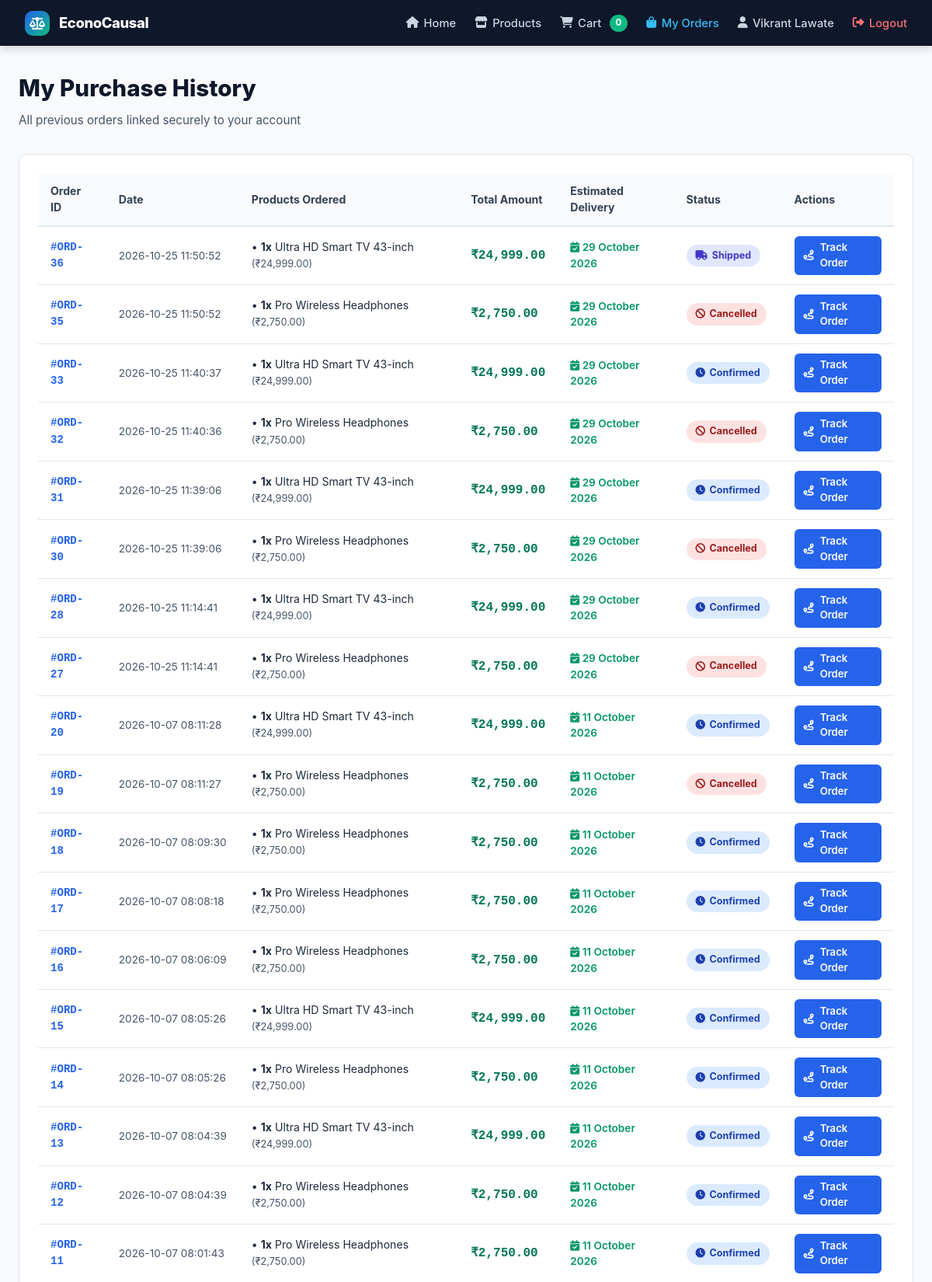
Page /customer/orders (signed in, upper part) on the committed database.
### tables this page shows
CREATE TABLE orders (
            id INTEGER PRIMARY KEY AUTOINCREMENT,
            user_id INTEGER NOT NULL,
            order_date TEXT NOT NULL,
            customer_name TEXT NOT NULL,
            customer_email TEXT NOT NULL,
            delivery_address TEXT NOT NULL,
            phone TEXT NOT NULL,
            total_amount REAL NOT NULL,
            status TEXT NOT NULL DEFAULT 'Pending',
            payment_method TEXT DEFAULT 'Cash on Delivery', estimated_delivery TEXT DEFAULT '', created_at TEXT DEFAULT '', updated_at TEXT DEFAULT '',
            FOREIGN KEY (user_id) REFERENCES users (id)
        );

CREATE TABLE order_items (
            id INTEGER PRIMARY KEY AUTOINCREMENT,
            order_id INTEGER NOT NULL,
            product_id TEXT NOT NULL,
            product_name TEXT NOT NULL,
            price REAL NOT NULL,
            quantity INTEGER NOT NULL,
            subtotal REAL NOT NULL,
            FOREIGN KEY (order_id) REFERENCES orders (id)
        );

### app.py (the view)
@app.route("/customer/orders")
@customer_required
def customer_orders():
    user_id = session.get("user_id")
    orders = get_user_orders(user_id)
    return render_template("customer_orders.html", orders=orders)

### app.py (called while the page is built)
def customer_required(f):
    @wraps(f)
    def decorated_function(*args, **kwargs):
        if "user_id" not in session:
            flash("Please sign in to proceed with your shopping.", "info")
            return redirect(url_for("login", next=request.path))
        if session.get("role") == "admin":
            return f(*args, **kwargs)
        return f(*args, **kwargs)
    return decorated_function

@app.context_processor
def inject_global_context():
    user_id = session.get("user_id")
    cart_count = 0
    if user_id:
        try:
            cart_count = get_cart_count(user_id)
        except Exception:
            cart_count = 0
    return {
        "current_user": {
            "id": user_id,
            "name": session.get("name"),
            "email": session.get("email"),
            "role": session.get("role"),
        } if user_id else None,
        "cart_count": cart_count,
    }

### database/database.py (called while the page is built)
def get_db_connection() -> sqlite3.Connection:
    conn = sqlite3.connect(DB_PATH)
    conn.row_factory = sqlite3.Row
    return conn

def get_cart_count(user_id: int) -> int:
    conn = get_db_connection()
    cursor = conn.cursor()
    cursor.execute("SELECT COALESCE(SUM(quantity), 0) as cnt FROM cart WHERE user_id = ?", (user_id,))
    count = cursor.fetchone()["cnt"]
    conn.close()
    return int(count)

def get_user_orders(user_id: int) -> List[Dict[str, Any]]:
    conn = get_db_connection()
    cursor = conn.cursor()
    cursor.execute("""
        SELECT * FROM orders WHERE user_id = ? ORDER BY id DESC
    """, (user_id,))
    orders = [dict(row) for row in cursor.fetchall()]
    for order in orders:
        cursor.execute("SELECT * FROM order_items WHERE order_id = ?", (order["id"],))
        order["items"] = [dict(item) for item in cursor.fetchall()]
        order["item_count"] = sum(i["quantity"] for i in order["items"])
    conn.close()
    return orders

### templates/customer_orders.html (shortened to what this page needs)
<!DOCTYPE html>
<html lang="en">
<head>
    <link rel="stylesheet" href="/static/css/style.css">
    <link rel="stylesheet" href="https://cdnjs.cloudflare.com/ajax/libs/font-awesome/6.4.0/css/all.min.css">
</head>
<body class="customer-layout">
    <header class="customer-navbar">
        <a href="/customer/home" class="customer-nav-brand">
            <div class="brand-icon" style="width: 32px; height: 32px; font-size: 1rem;"><i class="fa-solid fa-scale-balanced"></i></div>
            <div style="font-weight: 800; font-size: 1.15rem; letter-spacing: -0.02em;">EconoCausal</div>
        </a>
        <ul class="customer-nav-links">
            <li><a href="/customer/home" class="customer-nav-link"><i class="fa-solid fa-house"></i> Home</a></li>
            <li><a href="/products" class="customer-nav-link"><i class="fa-solid fa-store"></i> Products</a></li>
            <li>
                <a href="/cart" class="customer-nav-link">
                    <i class="fa-solid fa-cart-shopping"></i> Cart
                    <span class="cart-badge">{{ cart_count }}</span>
                </a>
            </li>
            <li><a href="/customer/orders" class="customer-nav-link active"><i class="fa-solid fa-bag-shopping"></i> My Orders</a></li>
            <li><a href="/customer/profile" class="customer-nav-link"><i class="fa-solid fa-user"></i> {{ current_user.name if current_user else 'Profile' }}</a></li>
            <li><a href="/logout" class="customer-nav-link" style="color: #f87171;"><i class="fa-solid fa-right-from-bracket"></i> Logout</a></li>
        </ul>
    </header>
    <main class="customer-main">
        <h1 style="font-size: 1.85rem; font-weight: 800; color: var(--dark); margin-bottom: 0.5rem;">
            My Purchase History
        </h1>
        <p style="font-size: 0.95rem; color: var(--gray-600); margin-bottom: 2rem;">
            All previous orders linked securely to your account
        </p>
        {% if orders|length == 0 %}
        <div class="card" style="text-align: center; padding: 4rem 1.5rem;">
            <div style="font-size: 3.5rem; color: var(--gray-300); margin-bottom: 1rem;">
                <i class="fa-solid fa-box-open"></i>
            </div>
            <h2 style="font-size: 1.4rem; font-weight: 700; color: var(--dark); margin-bottom: 0.5rem;">No orders yet</h2>
            <p style="color: var(--gray-600); margin-bottom: 1.5rem;">
                You haven't placed any purchases yet. Browse the catalog for smart dynamic pricing.
            </p>
            <a href="/products" class="btn btn-primary" style="padding: 0.85rem 1.75rem;">
                <i class="fa-solid fa-store"></i> Start Shopping
            </a>
        </div>
        {% else %}
        <div class="card">
            <div class="table-responsive">
                <table class="table">
                    <thead>
                        <tr>
                            <th>Order ID</th>
                            <th>Date</th>
                            <th>Products Ordered</th>
                            <th>Total Amount</th>
                            <th>Estimated Delivery</th>
                            <th>Status</th>
                            <th>Actions</th>
                        </tr>
                    </thead>
                    <tbody>
                        {% for o in orders %}
                        <tr>
                            <td style="font-family: monospace; font-weight: 700; color: var(--primary);">
                                #ORD-{{ o.id }}
                            </td>
                            <td style="font-size: 0.85rem; color: var(--gray-600); white-space: nowrap;">
                                {{ o.order_date }}
                            </td>
                            <td>
                                <div style="font-size: 0.88rem;">
                                    {% for it in o['items'] %}
                                    <div style="margin-bottom: 2px;">
                                        • <strong>{{ it.quantity }}x</strong> {{ it.product_name }}
                                        <span style="color: var(--gray-600); font-size: 0.8rem;">(₹{{ "{:,.2f}".format(it.price) }})</span>
                                    </div>
                                    {% endfor %}
                                </div>
                            </td>
                            <td style="font-family: monospace; font-weight: 700; font-size: 1rem; color: #047857;">
                                ₹{{ "{:,.2f}".format(o.total_amount) }}
                            </td>
                            <td style="font-size: 0.85rem; color: #059669; font-weight: 600;">
                                <i class="fa-solid fa-calendar-check"></i> {{ o.estimated_delivery or 'In 3-5 Days' }}
                            </td>
                            <td>
                                <span class="status-badge status-{{ o.status|replace(' ', '-') }}">
                                    <i class="fa-solid {{ 'fa-clock' if o.status in ('Pending', 'Confirmed') else 'fa-gear' if o.status == 'Processing' else 'fa-truck' if o.status == 'Shipped' else 'fa-motorcycle' if o.status == 'Out for Delivery' else 'fa-circle-check' if o.status == 'Delivered' else 'fa-ban' }}"></i>
                                    {{ o.status }}
                                </span>
                            </td>
                            <td>
                                <a href="/customer/orders/{{ o.id }}/track" class="btn btn-primary btn-sm" style="padding: 0.35rem 0.75rem; font-size: 0.82rem; text-decoration: none;">
                                    <i class="fa-solid fa-route"></i> Track Order
                                </a>
                            </td>
                        </tr>
                        {% endfor %}
                    </tbody>
                </table>
            </div>
        </div>
        {% endif %}
    </main>
</body>
</html>

### static/css/style.css (style rules this page uses)
:root { --primary: #2563eb; --primary-dark: #1d4ed8; --primary-light: #dbeafe; --secondary: #10b981; --secondary-dark: #059669; --secondary-light: #d1fae5; --accent: #8b5cf6; --warning: #f59e0b; --danger: #ef4444; --dark: #0f172a; --dark-surface: #1e293b; --gray-50: #f8fafc; --gray-100: #f1f5f9; --gray-200: #e2e8f0; --gray-300: #cbd5e1; --gray-600: #475569; --gray-700: #334155; --gray-800: #1e293b; --white: #ffffff; --font-main: -apple-system, BlinkMacSystemFont, "Segoe UI", Roboto, Helvetica, Arial, sans-serif; --radius-sm: 6px; --radius-md: 10px; --radius-lg: 16px; --shadow-sm: 0 1px 2px 0 rgba(0, 0, 0, 0.05); --shadow-md: 0 4px 6px -1px rgba(0, 0, 0, 0.1), 0 2px 4px -1px rgba(0, 0, 0, 0.06); --shadow-lg: 0 10px 15px -3px rgba(0, 0, 0, 0.1), 0 4px 6px -2px rgba(0, 0, 0, 0.05); }
* { margin: 0; padding: 0; box-sizing: border-box; }
body { font-family: var(--font-main); background-color: var(--gray-50); color: var(--gray-800); line-height: 1.5; display: flex; min-height: 100vh; }
.brand-icon { width: 38px; height: 38px; background: linear-gradient(135deg, var(--primary), var(--secondary)); border-radius: var(--radius-md); display: flex; align-items: center; justify-content: center; font-size: 1.25rem; font-weight: 800; }
.card { background: var(--white); border: 1px solid var(--gray-200); border-radius: var(--radius-md); padding: 1.5rem; box-shadow: var(--shadow-sm); margin-bottom: 1.5rem; }
.btn { padding: 0.75rem 1.5rem; font-size: 0.95rem; font-weight: 600; border-radius: var(--radius-sm); cursor: pointer; border: none; display: inline-flex; align-items: center; justify-content: center; gap: 0.5rem; transition: all 0.2s ease; }
.btn-primary { background-color: var(--primary); color: var(--white); }
.table-responsive { overflow-x: auto; }
.table { width: 100%; border-collapse: collapse; font-size: 0.88rem; text-align: left; }
.table th { background-color: var(--gray-50); padding: 0.75rem 1rem; font-weight: 700; color: var(--gray-700); border-bottom: 2px solid var(--gray-200); }
.table td { padding: 0.75rem 1rem; border-bottom: 1px solid var(--gray-200); color: var(--gray-800); }
.customer-layout { display: flex; flex-direction: column; min-height: 100vh; width: 100%; background-color: var(--gray-50); }
.customer-navbar { background-color: #0f172a; color: #ffffff; padding: 0.85rem 2rem; display: flex; align-items: center; justify-content: space-between; position: sticky; top: 0; z-index: 200; box-shadow: 0 4px 10px rgba(0, 0, 0, 0.15); }
.customer-nav-brand { display: flex; align-items: center; gap: 0.75rem; text-decoration: none; color: #ffffff; }
.customer-nav-links { display: flex; align-items: center; gap: 1.5rem; list-style: none; margin: 0; padding: 0; }
.customer-nav-link { color: #cbd5e1; text-decoration: none; font-weight: 500; font-size: 0.92rem; display: flex; align-items: center; gap: 0.4rem; transition: color 0.15s ease; }
.customer-nav-link:hover, .customer-nav-link.active { color: #38bdf8; }
.cart-badge { background-color: var(--secondary); color: #ffffff; font-size: 0.72rem; font-weight: 700; padding: 0.15rem 0.5rem; border-radius: 9999px; margin-left: 0.25rem; }
.customer-main { flex: 1; max-width: 1280px; width: 100%; margin: 0 auto; padding: 2rem 1.5rem; }
.status-badge { padding: 0.3rem 0.75rem; border-radius: 9999px; font-size: 0.78rem; font-weight: 700; display: inline-flex; align-items: center; gap: 0.35rem; }
.status-Confirmed { background: #dbeafe; color: #1e40af; }
.status-Shipped { background: #e0e7ff; color: #4338ca; }
.status-Cancelled { background: #fee2e2; color: #991b1b; }

### rows in the picture
orders: id "36", order_date "2026-10-25 11:50:52", total_amount "24,999.00", estimated_delivery "29 October 2026", status "Shipped"
order_items: quantity "1", product_name "Ultra HD Smart TV 43-inch", price "24,999.00"
orders: id "35", order_date "2026-10-25 11:50:52", total_amount "2,750.00", estimated_delivery "29 October 2026", status "Cancelled"
order_items: quantity "1", product_name "Pro Wireless Headphones", price "2,750.00"
orders: id "33", order_date "2026-10-25 11:40:37", total_amount "24,999.00", estimated_delivery "29 October 2026", status "Confirmed"
order_items: quantity "1", product_name "Ultra HD Smart TV 43-inch", price "24,999.00"
orders: id "32", order_date "2026-10-25 11:40:36", total_amount "2,750.00", estimated_delivery "29 October 2026", status "Cancelled"
order_items: quantity "1", product_name "Pro Wireless Headphones", price "2,750.00"
orders: id "31", order_date "2026-10-25 11:39:06", total_amount "24,999.00", estimated_delivery "29 October 2026", status "Confirmed"
order_items: quantity "1", product_name "Ultra HD Smart TV 43-inch", price "24,999.00"
orders: id "30", order_date "2026-10-25 11:39:06", total_amount "2,750.00", estimated_delivery "29 October 2026", status "Cancelled"
order_items: quantity "1", product_name "Pro Wireless Headphones", price "2,750.00"
orders: id "28", order_date "2026-10-25 11:14:41", total_amount "24,999.00", estimated_delivery "29 October 2026", status "Confirmed"
order_items: quantity "1", product_name "Ultra HD Smart TV 43-inch", price "24,999.00"
orders: id "27", order_date "2026-10-25 11:14:41", total_amount "2,750.00", estimated_delivery "29 October 2026", status "Cancelled"
order_items: quantity "1", product_name "Pro Wireless Headphones", price "2,750.00"
orders: id "20", order_date "2026-10-07 08:11:28", total_amount "24,999.00", estimated_delivery "11 October 2026", status "Confirmed"
order_items: quantity "1", product_name "Ultra HD Smart TV 43-inch", price "24,999.00"
orders: id "19", order_date "2026-10-07 08:11:27", total_amount "2,750.00", estimated_delivery "11 October 2026", status "Cancelled"
order_items: quantity "1", product_name "Pro Wireless Headphones", price "2,750.00"
orders: id "18", order_date "2026-10-07 08:09:30", total_amount "2,750.00", estimated_delivery "11 October 2026", status "Confirmed"
order_items: quantity "1", product_name "Pro Wireless Headphones", price "2,750.00"
orders: id "17", order_date "2026-10-07 08:08:18", total_amount "2,750.00", estimated_delivery "11 October 2026", status "Confirmed"
order_items: quantity "1", product_name "Pro Wireless Headphones", price "2,750.00"
orders: id "16", order_date "2026-10-07 08:06:09", total_amount "2,750.00", estimated_delivery "11 October 2026", status "Confirmed"
order_items: quantity "1", product_name "Pro Wireless Headphones", price "2,750.00"
orders: id "15", order_date "2026-10-07 08:05:26", total_amount "24,999.00", estimated_delivery "11 October 2026", status "Confirmed"
order_items: quantity "1", product_name "Ultra HD Smart TV 43-inch", price "24,999.00"
orders: id "14", order_date "2026-10-07 08:05:26", total_amount "2,750.00", estimated_delivery "11 October 2026", status "Confirmed"
order_items: quantity "1", product_name "Pro Wireless Headphones", price "2,750.00"
orders: id "13", order_date "2026-10-07 08:04:39", total_amount "24,999.00", estimated_delivery "11 October 2026", status "Confirmed"
order_items: quantity "1", product_name "Ultra HD Smart TV 43-inch", price "24,999.00"
orders: id "12", order_date "2026-10-07 08:04:39", total_amount "2,750.00", estimated_delivery "11 October 2026", status "Confirmed"
order_items: quantity "1", product_name "Pro Wireless Headphones", price "2,750.00"
orders: id "11", order_date "2026-10-07 08:01:43", total_amount "2,750.00", estimated_delivery "11 October 2026", status "Confirmed"
order_items: quantity "1", product_name "Pro Wireless Headphones", price "2,750.00"

### other values in the picture
{{ cart_count }} "0"
{{ current_user.name if current_user else 'Profile' }} "Vikrant Lawate"
